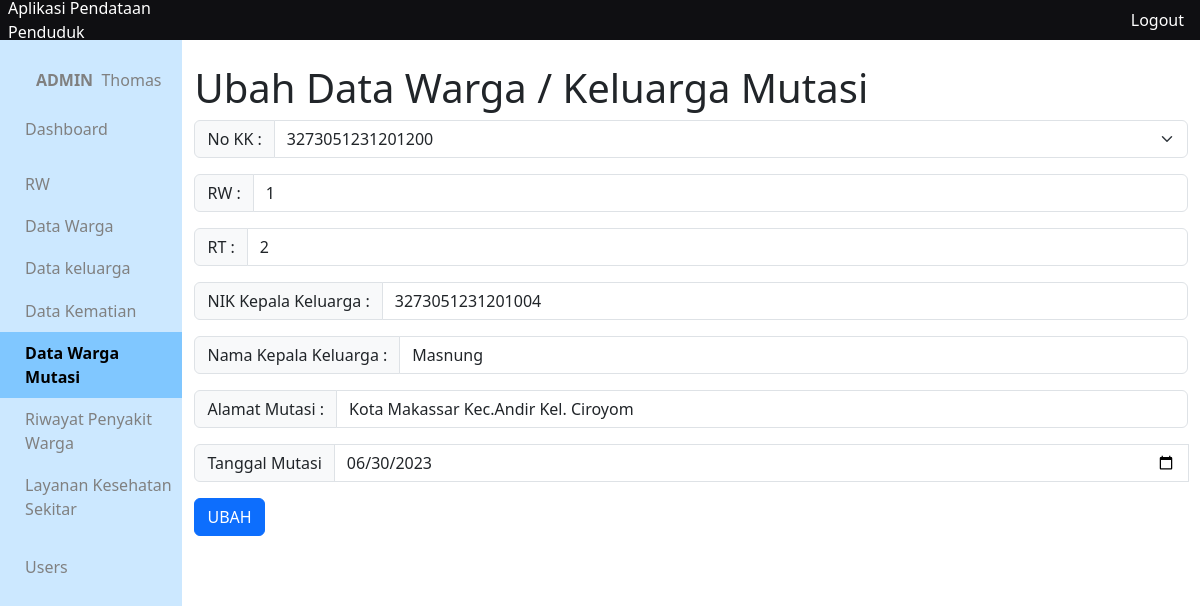
Screenshot of /app/views/mutasi/ubah.php?no=3273051231201200&id=1 (signed in) with the database file from the repository.
### tables this page shows
CREATE TABLE `warga_mutasi` (
  `id_mutasi` int(10) NOT NULL,
  `rw_kk_mutasi` int(10) DEFAULT NULL,
  `rt_kk_mutasi` int(10) DEFAULT NULL,
  `no_kk_mutasi` varchar(16) DEFAULT NULL,
  `nik_kepala_mutasi` varchar(16) DEFAULT NULL,
  `nama_kepala_mutasi` varchar(300) DEFAULT NULL,
  `alamat_mutasi` varchar(300) DEFAULT NULL,
  `tanggal_mutasi` date DEFAULT NULL,
  `created_at` timestamp NOT NULL DEFAULT current_timestamp(),
  `updated_at` timestamp NOT NULL DEFAULT current_timestamp()
);

### app/functions/mutasi/function-crud.php (called while the page is built, shortened)
<?php
include_once __DIR__.'/../main-function.php';
function getMutasiById($id){
	$query = "SELECT * FROM warga_mutasi WHERE id_mutasi = '$id' ";
	return query($query);
}
?>

### app/functions/main-function.php (called while the page is built, shortened)
<?php
$conn = mysqli_connect("localhost", "root", '', "data_penduduk");
function query($query)
{
	global $conn;
	$result = mysqli_query($conn, $query);
	$rows = [];
		while( $row = mysqli_fetch_assoc($result) ) {
			$rows[] = $row;
		}
	return $rows;
}

### app/views/mutasi/ubah.php (the view, shortened to what this page needs)
<?php include_once '../layouts/header.php' ?>
<?php include_once '../layouts/side-bar.php' ?>
<?php include_once '../../functions/mutasi/function-crud.php' ?>
<?php include_once '../../functions/rw/function-crud.php' ?>
<?php include_once '../../functions/keluarga/function-crud.php' ?>
<?php include_once '../../functions/warga/function-crud.php' ?>
<?php
if (!isset($_GET['id']) && !isset($_GET['no'])) {
	header("Location: index.php");
}else{
	$no_kk = $_SESSION['no_kk'];
	$id = $_SESSION['id'];
	$wm = getMutasiById($id)[0];
}
 ?>
<div class="container">
	<h1 class="mt-4">Ubah Data Warga / Keluarga Mutasi</h1>
	<form action="../../functions/mutasi/ubah.php" method="post">
		<div class="input-group mb-3">
			<label class="input-group-text" for="no_kk">No KK : </label>
			<select class="form-select" id="no_kk" name="no_kk" required>
				<option value="<?= $no_kk ?>" selected><?= $no_kk ?></option>
			  </select>
		</div>
		<div class="input-group mb-3 disabled" id="rw-input">
			<span class="input-group-text" id="basic-addon1">RW : </span>
			<input type="text" class="form-control" name="rw" id="rw" required readonly value="<?= $wm['rw_kk_mutasi'] ?>">
		</div>
		<div class="input-group mb-3" id="rt-input">
			<span class="input-group-text" id="basic-addon1">RT : </span>
			<input type="text" class="form-control" name="rt" id="rt" required readonly value="<?= $wm['rt_kk_mutasi'] ?>">
		</div>
		<div class="input-group mb-3" id="nik-input">
			<span class="input-group-text" id="basic-addon1">NIK Kepala Keluarga : </span>
			<input type="text" class="form-control" name="nik" id="nik" required readonly value="<?= $wm['nik_kepala_mutasi'] ?>">
		</div>
		<div class="input-group mb-3" id="nama-input">
			<span class="input-group-text" id="basic-addon1">Nama Kepala Keluarga : </span>
			<input type="text" class="form-control" name="nama" id="nama" required readonly value="<?= $wm['nama_kepala_mutasi'] ?>">
		</div>
		<div class="input-group mb-3">
			<span class="input-group-text" id="basic-addon1">Alamat Mutasi : </span>
			<input type="text" class="form-control" placeholder="Masukkan Alamat Mutasi Selengkap Mungkin" name="alamat" required value="<?= $wm['alamat_mutasi'] ?>">
		</div>
		<div class="input-group date mb-3" data-provide="datepicker">
				<span class="input-group-text" id="inputGroup-sizing-default">Tanggal Mutasi</span>
			    <input type="date" class="form-control" placeholder="Tanggal Mutasi" name="tanggal_mutasi" required value="<?= $wm['tanggal_mutasi'] ?>">
			</div>
		<button type="submit" class="btn btn-primary">UBAH</button>
	</form>
</div>
<?php include_once '../layouts/footer.php' ?>

### app/css/colors.css (style rules this page uses)
:root { --pink: #ecc6b3; --docks: #42506B; --haze: #C6CEFF; --fairy: #45E3FF; --rang1: #CCE8FF; --rang2: #B3DDFF; --rang3: #99D2FF; --rang4: #80C7FF; }

### app/css/style.css (style rules this page uses)
* { margin: 0; padding: 0; }
body { width: 100vw; height: 100vh; }

### rows the page displays
warga_mutasi: rw "1", rt "2", nik "3273051231201004", nama "Masnung", alamat "Kota Makassar Kec.Andir Kel. Ciroyom", tanggal_mutasi "06/30/2023"

### other values shown
$_SESSION['level'] "ADMIN"
$_SESSION['nama'] "Thomas"
form field no_kk "3273051231201200"
